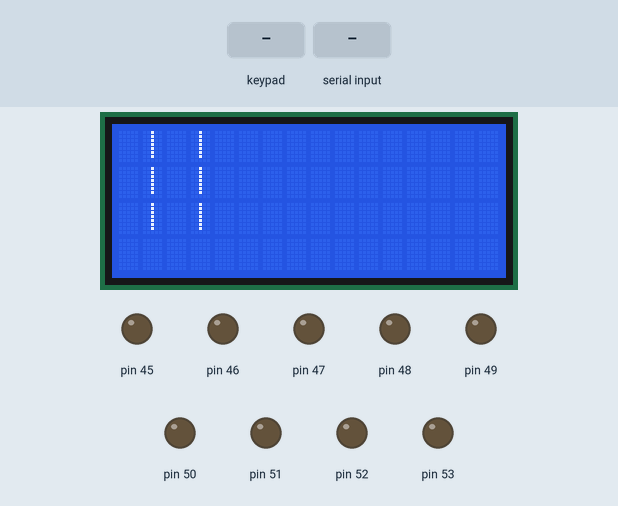
Simulated run of this sketch. Board: Arduino Mega 2560, built with avr-gcc and run on an emulated ATmega2560. On the bench: 16×4 character LCD, output pins drawn as LEDs (lit = HIGH). Inputs (shaded band) come from the test bench. What the sketch prints to the serial monitor is not drawn.

Above: at 1.2 s.
1.3 s: key '1' pressed
At 2.2 s:
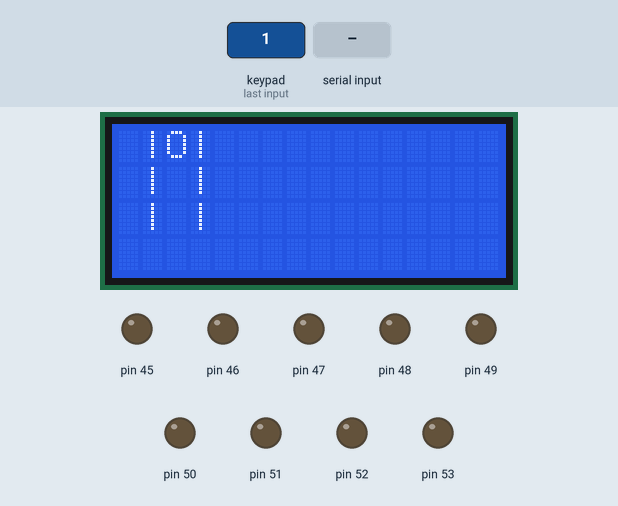
2.8 s: "30 150\n" received over Serial
At 3.3 s:
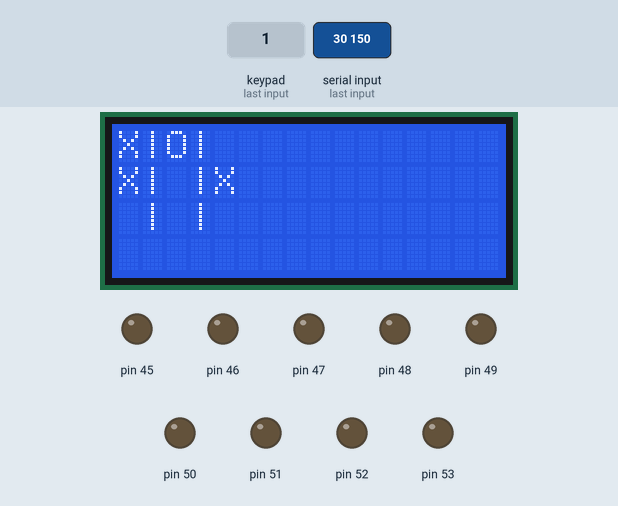
4.3 s: keypad keys 2 2 2 3 2 4 2 5 pressed 0.4 s apart
At 5.6 s:
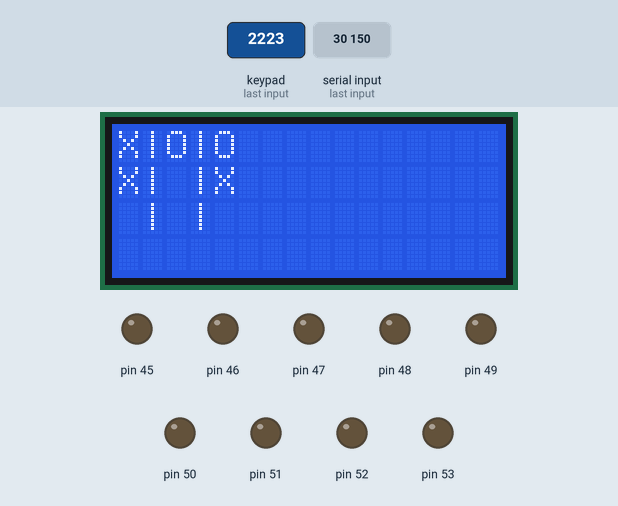
9.0 s: "90 45\n" received over Serial
At 9.7 s:
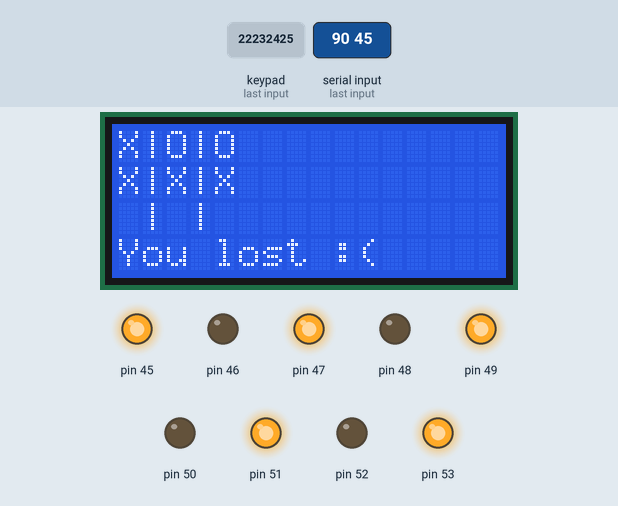
10.8 s: "0\n" received over Serial
At 11.6 s:
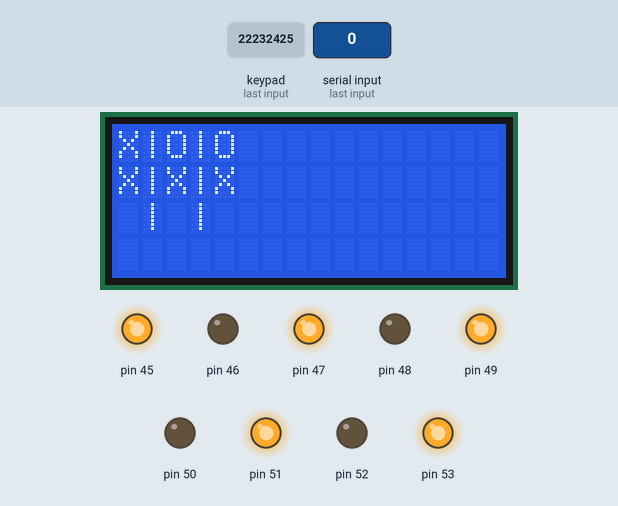
12.3 s: key '6' pressed
At 13.1 s:
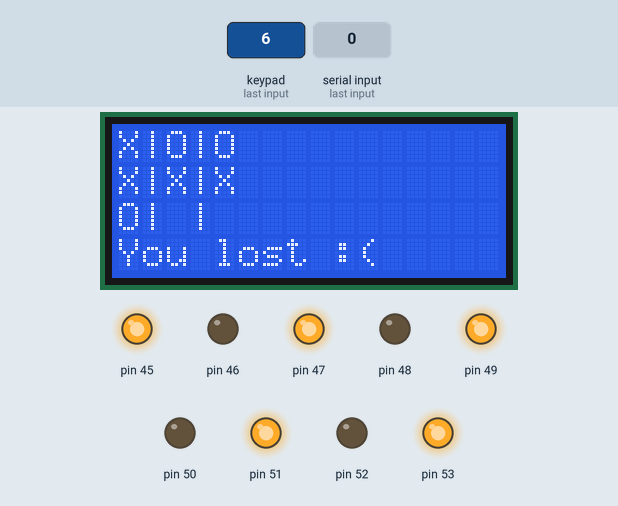
Timing chart, 0 to 14.8 s (numbered marks = the images above; inputs shaded):
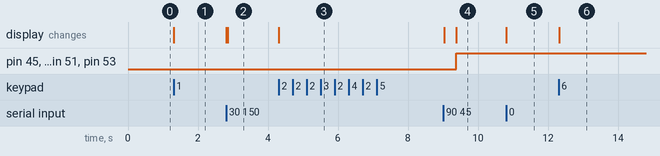

The sketch:

sketch_jan26a_finalProject_Oplayer.ino
```cpp
#include <LiquidCrystal.h>
#include <Keypad.h>
const int rs = 13, en = 12, d4 = 11, d5 = 10, d6 = 9, d7 = 8
;
LiquidCrystal lcd(rs, en, d4, d5, d6, d7);


const byte ROWS = 4; //four rows
const byte COLS = 3; //three columns
char keys[ROWS][COLS] = {
  {'1','2','3'},
  {'4','5','6'},
  {'7','8','9'},
  {'*','0','#'}
};
byte rowPins[ROWS] = {22, 23, 24, 25}; //connect to the row pinouts of the keypad
byte colPins[COLS] = {26, 27, 28}; //connect to the column pinouts of the keypad
Keypad keypad = Keypad( makeKeymap(keys), rowPins, colPins, ROWS, COLS );
char gameBoard[5][5] = {
  {' ','|',' ','|',' '},
  {'-','-','-','-','-'},
  {' ','|',' ','|',' '},
  {'-','-','-','-','-'},
  {' ','|',' ','|',' '},
};
boolean turn = true;
boolean win = false;
boolean lose = false;
boolean tie = false;
void setup() {
  pinMode(45,OUTPUT);
  pinMode(46,OUTPUT);
  pinMode(47,OUTPUT);
  pinMode(48,OUTPUT);
  pinMode(49,OUTPUT);
  pinMode(50,OUTPUT);
  pinMode(51,OUTPUT);
  pinMode(52,OUTPUT);
  pinMode(53,OUTPUT);
  Serial.begin(9600);
  lcd.begin(16, 4);
  lcd.clear();
  printBoard();

}

void loop() {
  if(Serial.available()){
     char input = Serial.read();
     if(input == 'e'){ //end game
        turn = false;
        checkEnd();
        turnOnLeds();

     }
     else{
        turn = true;
        int p = input - '0';
        place(p, 'X');
        printBoard();
      }
  }

 if(turn){
   char k = keypad.getKey();
   if (k){
      int p = k - '0';
      bool b = place(p, 'O');
      if(b){
        turn = false;
        printBoard();
        Serial.write(k);
        if(checkEnd()){
          Serial.write('e'); //end game
          turnOnLeds();
        }
      }
    }
  }
}
void printBoard(){
  lcd.clear();
  int n = 0;
  for(int i = 0; i < 5; i+=2){
    for(int j = 0; j < 5; j++){
      lcd.setCursor(j,n);
      lcd.print(gameBoard[i][j]);
    }
    n++;
  }
}
bool place(int p, char c){
  if(p == 0){
    if(gameBoard[0][0] == ' '){
      gameBoard[0][0] = c;
    }
    else{
      return false;
    }
  }
  else if(p == 1){
    if(gameBoard[0][2] == ' '){
      gameBoard[0][2] = c;
    }
    else{
      return false;
    }
  }
  else if(p == 2){
    if(gameBoard[0][4] == ' '){
      gameBoard[0][4] = c;
    }
    else{
      return false;
    }
  }
  else if(p == 3){
    if(gameBoard[2][0] == ' '){
      gameBoard[2][0] = c;
    }
  }
  else if(p == 4){
    if(gameBoard[2][2] == ' '){
      gameBoard[2][2] = c;
    }
    else{
      return false;
    }
  }
  else if(p == 5){
    if(gameBoard[2][4] == ' '){
      gameBoard[2][4] = c;
    }
    else{
      return false;
    }
  }
  else if(p == 6){
    if(gameBoard[4][0] == ' '){
      gameBoard[4][0] = c;
    }
    else{
      return false;
    }
  }
  else if(p == 7){
    if(gameBoard[4][2] == ' '){
      gameBoard[4][2] = c;
    }
  }
  else if(p == 8){
    if(gameBoard[4][4] == ' '){
      gameBoard[4][4] = c;
    }
    else{
      return false;
    }
  }
  else{
    return false;
  }
  return true;
}
bool checkRow(){
  if(gameBoard[0][0] == 'X' && gameBoard[0][2] == 'X' && gameBoard[0][4] == 'X'){
    lose = true;
    return true;
  }
  else if(gameBoard[2][0] == 'X' && gameBoard[2][2] == 'X' && gameBoard[2][4] == 'X'){
    lose = true;
    return true;
  }
  else if(gameBoard[4][0] == 'X' && gameBoard[4][2] == 'X' && gameBoard[4][4] == 'X'){
    lose = true;
    return true;
  }
  if(gameBoard[0][0] == 'O' && gameBoard[0][2] == 'O' && gameBoard[0][4] == 'O'){
    win = true;
    return true;
  }
  else if(gameBoard[2][0] == 'O' && gameBoard[2][2] == 'O' && gameBoard[2][4] == 'O'){
    win = true;
    return true;
  }
  else if(gameBoard[4][0] == 'O' && gameBoard[4][2] == 'O' && gameBoard[4][4] == 'O'){
    win = true;
    return true;
  }
  return false;
}
bool checkColumn(){
  if(gameBoard[0][0] == 'X' && gameBoard[2][0] == 'X' && gameBoard[4][0] == 'X'){
    lose = true;
    return true;
  }
  if(gameBoard[0][2] == 'X' && gameBoard[2][2] == 'X' && gameBoard[4][2] == 'X'){
    lose = true;
    return true;
  }
  if(gameBoard[0][4] == 'X' && gameBoard[2][4] == 'X' && gameBoard[4][4] == 'X'){
    lose = true;
    return true;
  }
  if(gameBoard[0][0] == 'O' && gameBoard[2][0] == 'O' && gameBoard[4][0] == 'O'){
    win = true;
    return true;
  }
  if(gameBoard[0][2] == 'O' && gameBoard[2][2] == 'O' && gameBoard[4][2] == 'O'){
    win = true;
    return true;
  }
  if(gameBoard[0][4] == 'O' && gameBoard[2][4] == 'O' && gameBoard[4][4] == 'O'){
    win = true;
    return true;
  }
  return false;
}
bool checkDiagonal(){
  if(gameBoard[0][0] == 'X' && gameBoard[2][2] == 'X' && gameBoard[4][4] == 'X'){
    lose = true;
    return true;
  }
  if(gameBoard[0][0] == 'O' && gameBoard[2][2] == 'O' && gameBoard[4][4] == 'O'){
    win = true;
    return true;
  }
  if(gameBoard[0][4] == 'X' && gameBoard[2][2] == 'X' && gameBoard[4][0] == 'X'){
    lose = true;
    return true;
  }
  if(gameBoard[0][4] == 'O' && gameBoard[2][2] == 'O' && gameBoard[4][0] == 'O'){
    win = true;
    return true;
  }
  return false;
}
bool checkEnd(){
   if(checkRow() || checkColumn() || checkDiagonal() ) {
      return true;
   }
   if(gameBoard[0][0] != ' ' && gameBoard[0][2] != ' ' && gameBoard[0][4] != ' '  && gameBoard[2][0] != ' ' && gameBoard[2][2] != ' ' && gameBoard[2][4] != ' ' &&
       gameBoard[4][0] != ' ' && gameBoard[4][2] != ' ' && gameBoard[4][4] != ' '){
        tie = true;
        return true;
   }
   return false;
}
void turnOnLeds(){
  if(win){
    lcd.setCursor(0,3);
    lcd.print("You won :)");
    digitalWrite(46, HIGH);
    digitalWrite(48, HIGH);
    digitalWrite(50, HIGH);
    digitalWrite(52, HIGH);
  }
  if(lose){
    lcd.setCursor(0,3);
    lcd.print("You lost :(");
    digitalWrite(45, HIGH);
    digitalWrite(47, HIGH);
    digitalWrite(49, HIGH);
    digitalWrite(51, HIGH);
    digitalWrite(53, HIGH);
  }
  if(tie){
    lcd.setCursor(0,3);
    lcd.print("Tie!!");
    digitalWrite(45, HIGH);
    digitalWrite(46, HIGH);
    digitalWrite(47, HIGH);
    digitalWrite(49, HIGH);
    digitalWrite(52, HIGH);
  }
}
```

Measured:
- after the input at 1.3 s, the display: changes at once (image 1)
- after the input at 2.8 s, the display: first changes at once (image 2 shows a later state)
- after the input at 4.3 s, the display: changes at once (image 3)
- after the input at 9.0 s, pin 45, pin 47, pin 49, pin 51, pin 53: LOW → HIGH after 0.39 s; the display: first changes at once (image 4 shows a later state)
- after the input at 10.8 s, the display: changes at once (image 5)
- after the input at 12.3 s, the display: changes at once (image 6)
